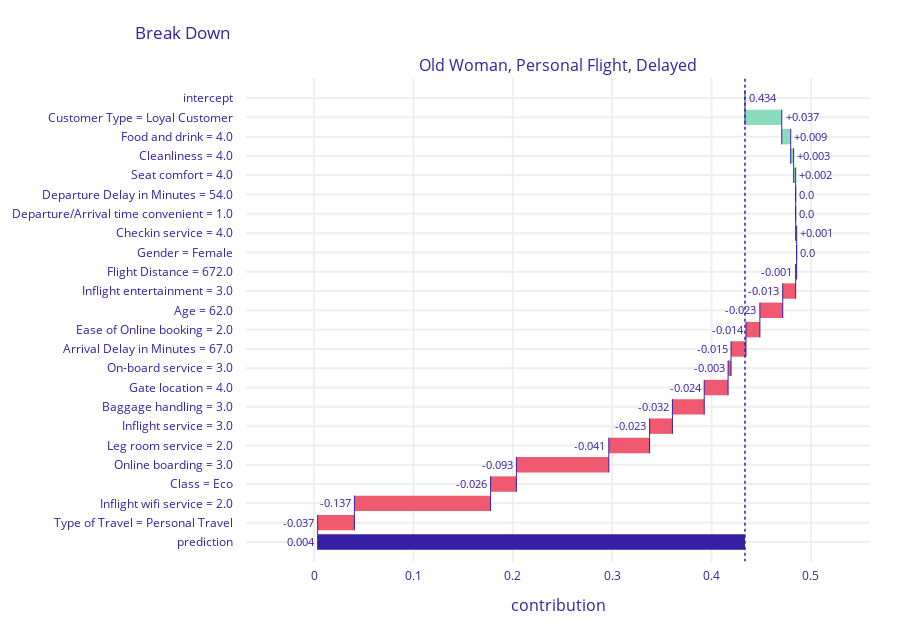

Source (notebook cell):
### Code cell
bd_sample_1.plot(max_vars = 22)

### Figure 1 — Plotly figure (JSON) as saved in the notebook; plotly's stock layout.template omitted (floating-point values rounded to 4 significant figures)
{"data": [{"base": 0.4336, "connector": {"line": {"color": "#371ea3", "dash": "solid", "width": 1}, "mode": "spanning"}, "decreasing": {"marker": {"color": "#f05a71"}}, "hoverinfo": "text+delta", "hoverlabel": {"bgcolor": "rgba(0,0,0,0.8)"}, "hovertext": ["Average response: 0.434<br>Prediction: 0.004", "Customer Type = Loyal Customer<br>increases average response by", "Food and drink = 4.0<br>increases average response by", "Cleanliness = 4.0<br>increases average response by", "Seat comfort = 4.0<br>increases average response by", "Departure Delay in Minutes = 54.0<br>decreases average response by", "Departure/Arrival time convenient = 1.0<br>decreases average response by", "Checkin service = 4.0<br>increases average response by", "Gender = Female<br>decreases average response by", "Flight Distance = 672.0<br>decreases average response by", "Inflight entertainment = 3.0<br>decreases average response by", "Age = 62.0<br>decreases average response by", "Ease of Online booking = 2.0<br>decreases average response by", "Arrival Delay in Minutes = 67.0<br>decreases average response by", "On-board service = 3.0<br>decreases average response by", "Gate location = 4.0<br>decreases average response by", "Baggage handling = 3.0<br>decreases average response by", "Inflight service = 3.0<br>decreases average response by", "Leg room service = 2.0<br>decreases average response by", "Online boarding = 3.0<br>decreases average response by", "Class = Eco<br>decreases average response by", "Inflight wifi service = 2.0<br>decreases average response by", "Type of Travel = Personal Travel<br>decreases average response by", "Average response: 0.434<br>Prediction: 0.004"], "increasing": {"marker": {"color": "#8bdcbe"}}, "measure": ["relative", "relative", "relative", "relative", "relative", "relative", "relative", "relative", "relative", "relative", "relative", "relative", "relative", "relative", "relative", "relative", "relative", "relative", "relative", "relative", "relative", "relative", "relative", "total"], "orientation": "h", "showlegend": false, "text": ["0.434", "+0.037", "+0.009", "+0.003", "+0.002", "0.0", "0.0", "+0.001", "0.0", "-0.001", "-0.013", "-0.023", "-0.014", "-0.015", "-0.003", "-0.024", "-0.032", "-0.023", "-0.041", "-0.093", "-0.026", "-0.137", "-0.037", "0.004"], "textposition": "outside", "totals": {"marker": {"color": "#371ea3"}}, "type": "waterfall", "x": [0, 0.037, 0.009, 0.003, 0.002, 0, 0, 0.001, 0, -0.001, -0.013, -0.023, -0.014, -0.015, -0.003, -0.024, -0.032, -0.023, -0.041, -0.093, -0.026, -0.137, -0.037, -0.43], "xaxis": "x", "y": ["intercept", "Customer Type = Loyal Customer", "Food and drink = 4.0", "Cleanliness = 4.0", "Seat comfort = 4.0", "Departure Delay in Minutes = 54.0", "Departure/Arrival time convenient = 1.0", "Checkin service = 4.0", "Gender = Female", "Flight Distance = 672.0", "Inflight entertainment = 3.0", "Age = 62.0", "Ease of Online booking = 2.0", "Arrival Delay in Minutes = 67.0", "On-board service = 3.0", "Gate location = 4.0", "Baggage handling = 3.0", "Inflight service = 3.0", "Leg room service = 2.0", "Online boarding = 3.0", "Class = Eco", "Inflight wifi service = 2.0", "Type of Travel = Personal Travel", "prediction"], "yaxis": "y"}], "layout": {"annotations": [{"font": {"size": 16}, "showarrow": false, "text": "Old Woman, Personal Flight, Delayed", "x": 0.5, "xanchor": "center", "xref": "paper", "y": 1, "yanchor": "bottom", "yref": "paper"}, {"font": {"size": 16}, "showarrow": false, "text": "contribution", "x": 0.5, "xanchor": "center", "xref": "paper", "y": 0, "yanchor": "top", "yref": "paper", "yshift": -30}], "font": {"color": "#371ea3"}, "height": 633, "margin": {"b": 71, "r": 30, "t": 78}, "shapes": [{"line": {"color": "#371ea3", "dash": "dot", "width": 1.5}, "type": "line", "x0": 0.4336, "x1": 0.4336, "xref": "x", "y0": -1, "y1": 24, "yref": "y"}], "title": {"text": "Break Down", "x": 0.15}, "xaxis": {"anchor": "y", "automargin": true, "domain": [0, 1], "fixedrange": true, "gridwidth": 2, "range": [-0.06845, 0.5595], "tickcolor": "white", "ticklen": 3, "ticks": "outside", "type": "linear", "zeroline": false}, "yaxis": {"anchor": "x", "automargin": true, "autorange": "reversed", "domain": [0, 1], "fixedrange": true, "gridwidth": 2, "tickcolor": "white", "ticklen": 10, "ticks": "outside", "type": "category"}}}
